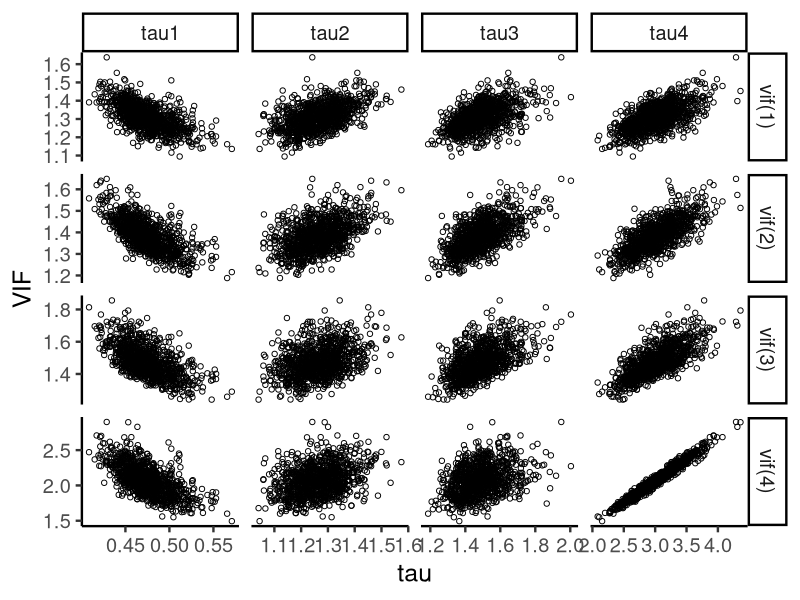
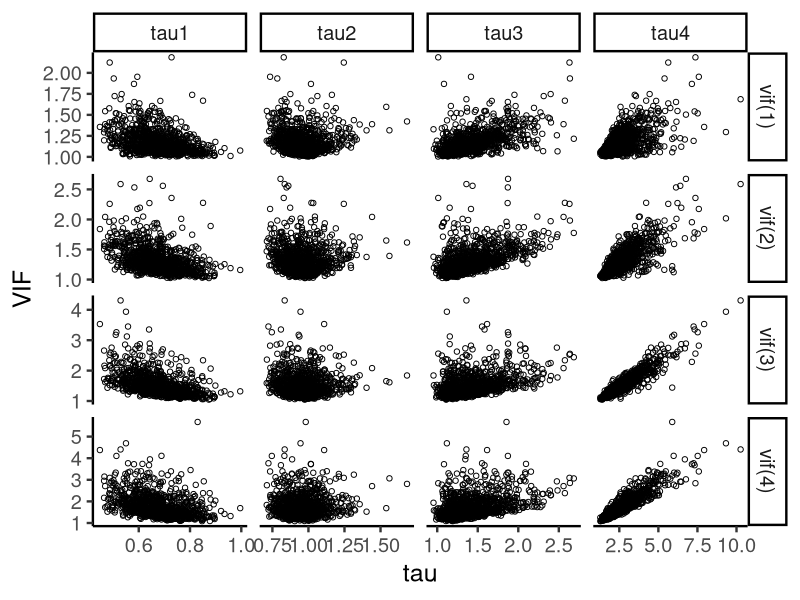
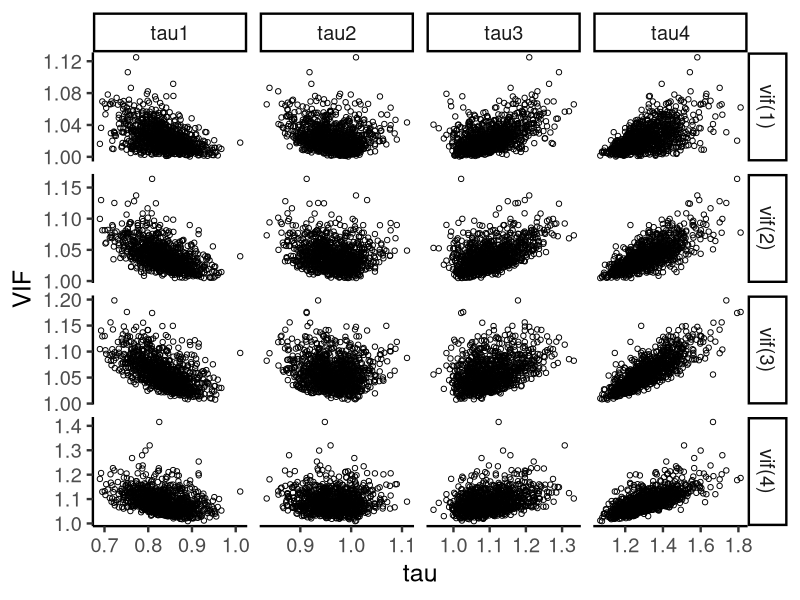
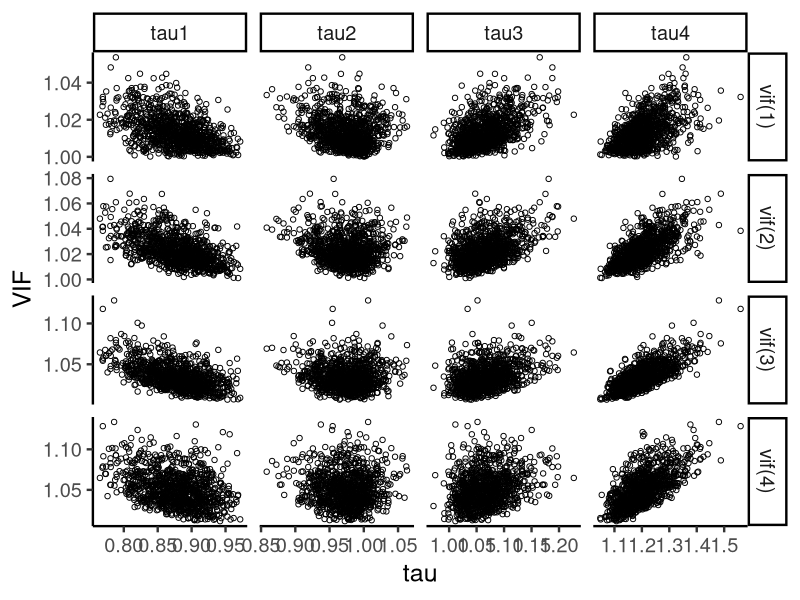
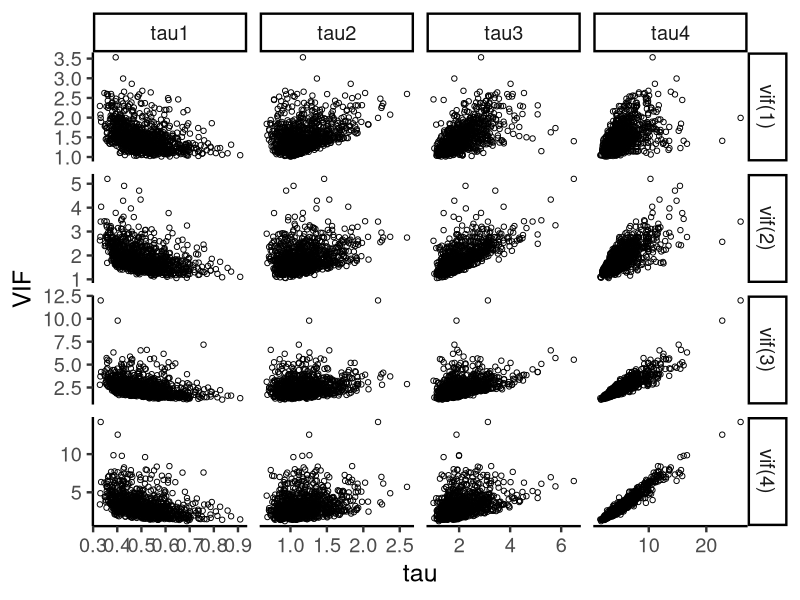
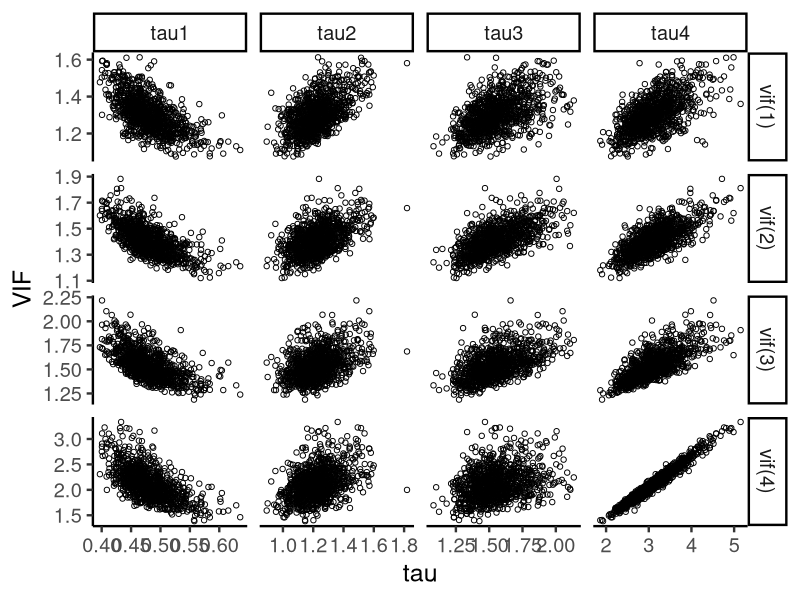
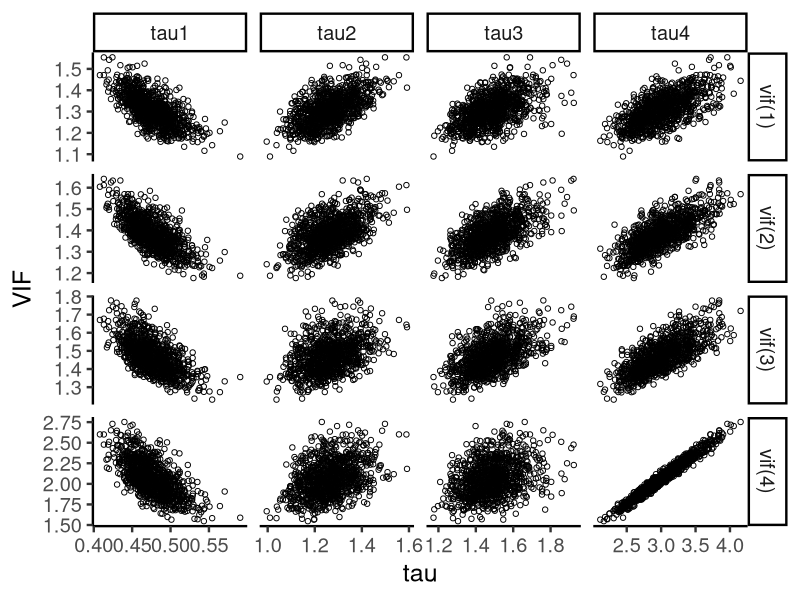
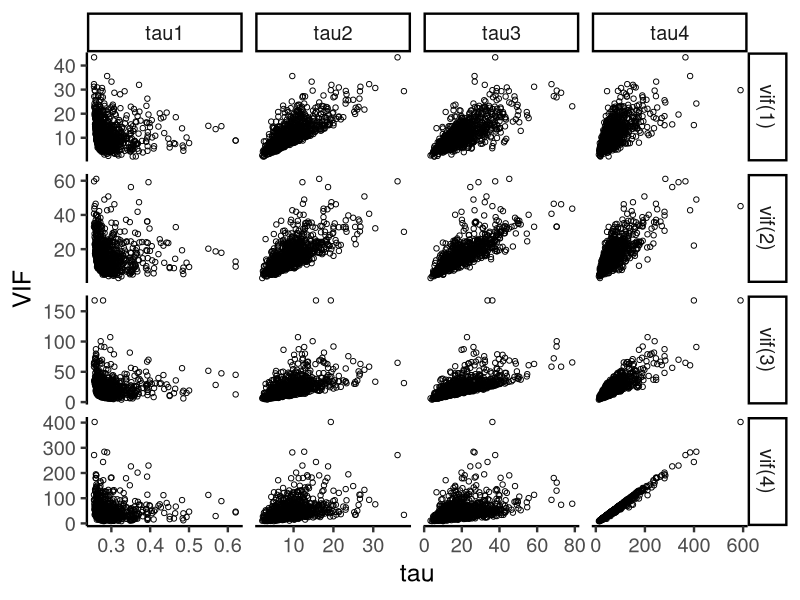

Source code (R) for these figures, in order:
## ---- chunk 1
library(tidyverse)

theme_set(theme_classic(18) +
            theme(legend.position = "bottom"))
## ---- chunk 2
sim = function(n, gamma){
  v1 = vif1 = NULL
  nExp = 1000
  p = 4
  
  for (l in 1:nExp){
    w = matrix(rnorm(p*n,10,100),n,p)
    x = sqrt(1-gamma^2)*w + gamma*w[,p]
    n1 = as.matrix(rep(1,n))
    X2 <- x-n1%*%colMeans(x)
    s <- as.matrix(sqrt(diag(t(X2) %*% X2)))
    x.norm <- as.matrix(sqrt(diag(t(x) %*% x)))
    Z <- X2[,1]/s[1,] 
    
    for (j in 2:p)   { Z<-as.matrix(cbind(Z,X2[,j]/s[j,])) } ## Standandardisation
    
    v<-as.vector(s/x.norm)
    D<-diag(v)
    Z1<-Z%*%D
    v1p=1/eigen(crossprod(Z1,Z1))$values
    vifp=diag(solve(t(Z1)%*%Z1))
    vifp=vifp[order(vifp)]
    
    v1 <- cbind(v1,v1p)
    vif1 <- cbind(vif1,vifp)
  }
  
  # result = list(
  #   v1 = v1, 
  #   vif1 = vif1
  # )
  
  taudf = t(v1)
  colnames(taudf) = paste0("tau", 1:p)
  rownames(taudf) = paste0("exp", 1:nExp)
  
  vifdf = t(vif1)
  colnames(vifdf) = paste0("vif", "(", 1:p, ")")
  rownames(vifdf) = paste0("exp", 1:nExp)
  
  taudf_long = reshape2::melt(taudf, varnames = c("exp_num", "tau_type"), value.name = "tau_value") %>% tibble::as_tibble()
  vifdf_long = reshape2::melt(vifdf, varnames = c("exp_num", "vif_type"), value.name = "vif_value") %>% tibble::as_tibble()
  
  taudf_nest = taudf_long %>% group_by(exp_num) %>% tidyr::nest()
  vifdf_nest = vifdf_long %>% group_by(exp_num) %>% tidyr::nest()
  
  result = inner_join(taudf_nest, vifdf_nest, by = "exp_num") %>% 
    unnest(data.x, .drop = FALSE) %>% 
    unnest(data.y, .drop = FALSE)
  
  return(result)
}
## ---- chunk 3
set.seed(1)
tmp = sim(n = 200, gamma = 0.5)

tmp %>% 
  ggplot(aes(x = tau_value, 
             y = vif_value)) +
  geom_point(shape = 1) +
  facet_grid(vif_type ~ tau_type, scales = "free") +
  labs(x = "tau", 
       y = "VIF")

## ---- chunk 4
plotdf_nest = expand.grid(
  n = c(15, 100, 200), 
  gamma = c(0, 0.5, 0.95)) %>% 
  as_tibble() %>% 
  dplyr::mutate(
    sim_results = purrr::map2(
      .x = n, .y = gamma, 
      .f = ~sim(n = .x, gamma = .y))
  )

plotdf_nest

plot_sim = function(data){
  res = ggplot(data = data, 
         aes(x = tau_value, 
             y = vif_value)) +
    geom_point(shape = 1) +
    facet_grid(vif_type ~ tau_type, scales = "free") +
    labs(x = "tau", y = "VIF")
  return(res)
}

plotdf_plots = plotdf_nest %>% 
  dplyr::mutate(
    sim_plot = purrr::map(.x = sim_results, .f = plot_sim)
  )

purrr::map(
  .x = seq_len(nrow(plotdf_plots)), 
  .f = ~ ggsave(plot = plotdf_plots$sim_plot[[.x]], 
                filename = paste0("figures/Fig1_n=", plotdf_plots$n[.x],
                                  "_gamma=", plotdf_plots$gamma[.x], ".pdf"),
                height = 6,
                width = 8)
)

# plotdf_unnest = plotdf_nest %>% tidyr::unnest()
# 
# plotdf_unnest %>% 
#   ggplot(aes(x = tau_value, 
#              y = vif_value)) +
#   geom_point(shape = 1, alpha = 0.1) +
#   facet_grid(vif_type ~ tau_type, scales = "free")
